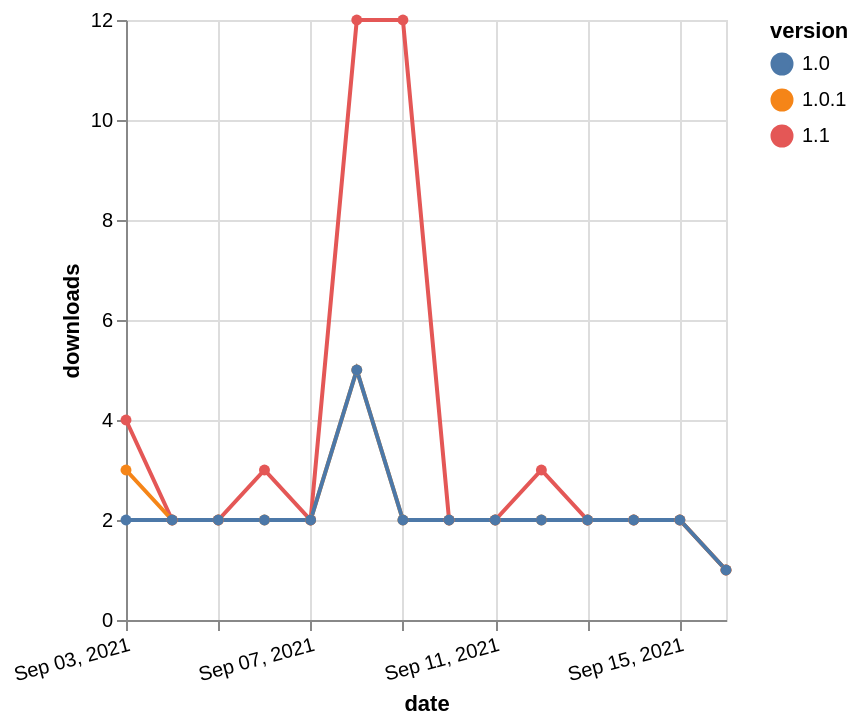

Specify this chart in Vega-Lite:
### Vega-Lite specification from a JSON file in a GitHub repository (floating-point values rounded to 4 significant figures)
{"$schema": "https://vega.github.io/schema/vega-lite/v5.json", "description": "A simple bar chart with embedded data.", "data": {"values": [{"date": "2021-09-03", "total": 4856, "delta": 4, "version": "1.1"}, {"date": "2021-09-04", "total": 4858, "delta": 2, "version": "1.1"}, {"date": "2021-09-05", "total": 4860, "delta": 2, "version": "1.1"}, {"date": "2021-09-06", "total": 4863, "delta": 3, "version": "1.1"}, {"date": "2021-09-07", "total": 4865, "delta": 2, "version": "1.1"}, {"date": "2021-09-08", "total": 4877, "delta": 12, "version": "1.1"}, {"date": "2021-09-09", "total": 4889, "delta": 12, "version": "1.1"}, {"date": "2021-09-10", "total": 4891, "delta": 2, "version": "1.1"}, {"date": "2021-09-11", "total": 4893, "delta": 2, "version": "1.1"}, {"date": "2021-09-12", "total": 4896, "delta": 3, "version": "1.1"}, {"date": "2021-09-13", "total": 4898, "delta": 2, "version": "1.1"}, {"date": "2021-09-14", "total": 4900, "delta": 2, "version": "1.1"}, {"date": "2021-09-15", "total": 4902, "delta": 2, "version": "1.1"}, {"date": "2021-09-16", "total": 4903, "delta": 1, "version": "1.1"}, {"date": "2021-09-03", "total": 3441, "delta": 3, "version": "1.0.1"}, {"date": "2021-09-04", "total": 3443, "delta": 2, "version": "1.0.1"}, {"date": "2021-09-05", "total": 3445, "delta": 2, "version": "1.0.1"}, {"date": "2021-09-06", "total": 3447, "delta": 2, "version": "1.0.1"}, {"date": "2021-09-07", "total": 3449, "delta": 2, "version": "1.0.1"}, {"date": "2021-09-08", "total": 3454, "delta": 5, "version": "1.0.1"}, {"date": "2021-09-09", "total": 3456, "delta": 2, "version": "1.0.1"}, {"date": "2021-09-10", "total": 3458, "delta": 2, "version": "1.0.1"}, {"date": "2021-09-11", "total": 3460, "delta": 2, "version": "1.0.1"}, {"date": "2021-09-12", "total": 3462, "delta": 2, "version": "1.0.1"}, {"date": "2021-09-13", "total": 3464, "delta": 2, "version": "1.0.1"}, {"date": "2021-09-14", "total": 3466, "delta": 2, "version": "1.0.1"}, {"date": "2021-09-15", "total": 3468, "delta": 2, "version": "1.0.1"}, {"date": "2021-09-16", "total": 3469, "delta": 1, "version": "1.0.1"}, {"date": "2021-09-03", "total": 3425, "delta": 2, "version": "1.0"}, {"date": "2021-09-04", "total": 3427, "delta": 2, "version": "1.0"}, {"date": "2021-09-05", "total": 3429, "delta": 2, "version": "1.0"}, {"date": "2021-09-06", "total": 3431, "delta": 2, "version": "1.0"}, {"date": "2021-09-07", "total": 3433, "delta": 2, "version": "1.0"}, {"date": "2021-09-08", "total": 3438, "delta": 5, "version": "1.0"}, {"date": "2021-09-09", "total": 3440, "delta": 2, "version": "1.0"}, {"date": "2021-09-10", "total": 3442, "delta": 2, "version": "1.0"}, {"date": "2021-09-11", "total": 3444, "delta": 2, "version": "1.0"}, {"date": "2021-09-12", "total": 3446, "delta": 2, "version": "1.0"}, {"date": "2021-09-13", "total": 3448, "delta": 2, "version": "1.0"}, {"date": "2021-09-14", "total": 3450, "delta": 2, "version": "1.0"}, {"date": "2021-09-15", "total": 3452, "delta": 2, "version": "1.0"}, {"date": "2021-09-16", "total": 3453, "delta": 1, "version": "1.0"}]}, "width": "container", "mark": {"type": "line", "point": {"filled": true}}, "encoding": {"x": {"field": "date", "type": "temporal", "timeUnit": "yearmonthdate", "title": "date", "axis": {"labelAngle": -15}}, "y": {"field": "delta", "type": "quantitative", "title": "downloads"}, "color": {"field": "version", "type": "nominal"}, "tooltip": {"field": "delta"}}}
